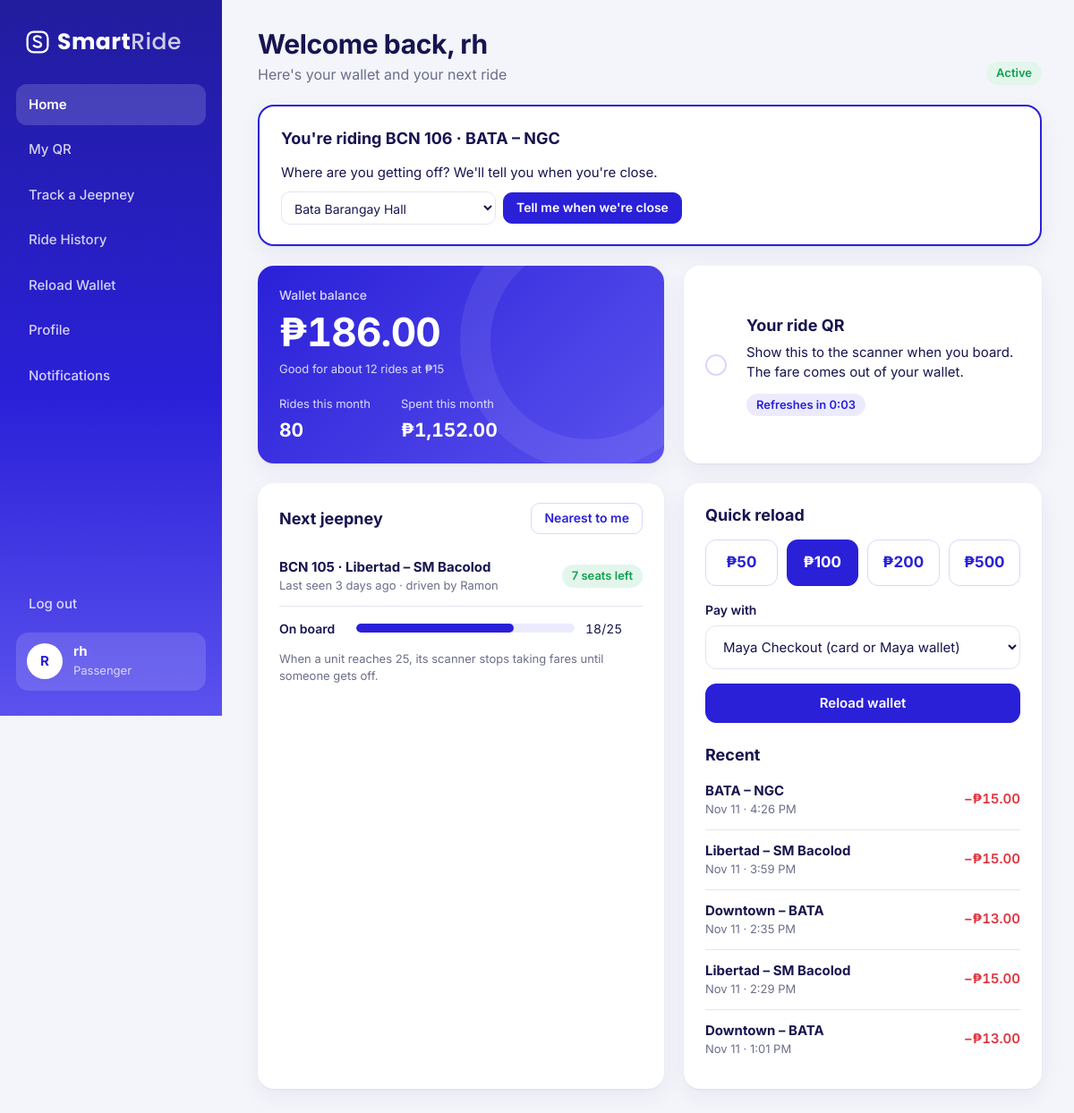
Before: /controllers/passenger_home.php (signed in) with the older database file.
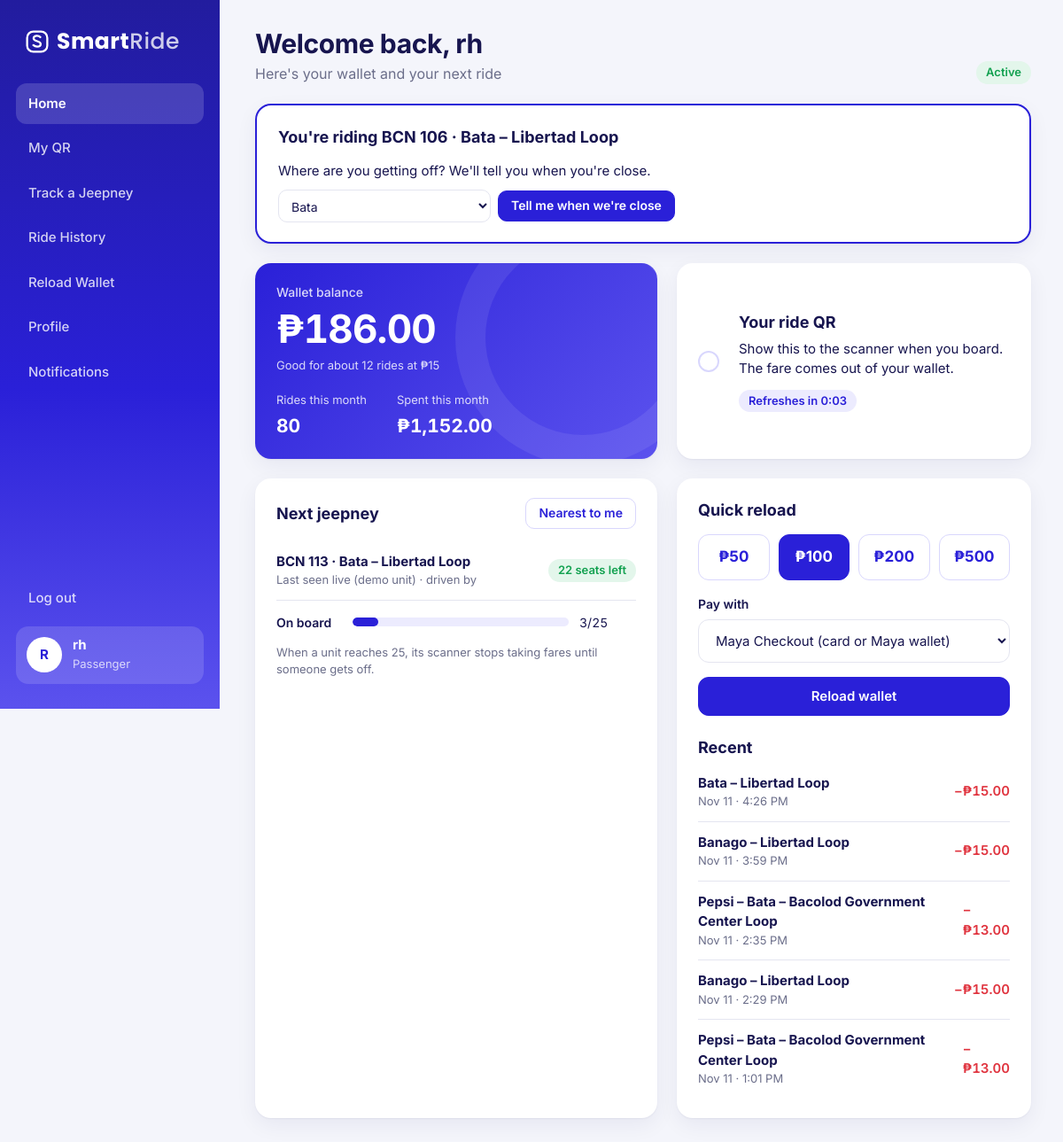
After: the same page with the newer database file.
### tables this page shows
CREATE TABLE wallets (
  wallet_id   INT UNSIGNED NOT NULL AUTO_INCREMENT,
  user_id     INT UNSIGNED NOT NULL,
  qr_token    CHAR(32) NOT NULL,
  balance     DECIMAL(10,2) NOT NULL DEFAULT 0,
  status      ENUM('active','frozen') NOT NULL DEFAULT 'active',
  updated_at  DATETIME NOT NULL,
  PRIMARY KEY (wallet_id),
  UNIQUE KEY uq_wallet_user (user_id),
  CONSTRAINT fk_wallets_user FOREIGN KEY (user_id) REFERENCES users (user_id)
);

CREATE TABLE fare_transactions (
  txn_id      INT UNSIGNED NOT NULL AUTO_INCREMENT,
  wallet_id   INT UNSIGNED NOT NULL,
  trip_id     INT UNSIGNED NOT NULL,
  amount      DECIMAL(6,2) NOT NULL,
  status      ENUM('paid','blocked_full','blocked_balance','blocked_frozen') NOT NULL,
  scanned_at  DATETIME NOT NULL,
  dest_stop_id    INT UNSIGNED NULL,               
  arrival_sent_at DATETIME NULL,                   
  PRIMARY KEY (txn_id),
  KEY idx_fares_wallet (wallet_id, scanned_at),
  KEY idx_fares_trip (trip_id),
  KEY idx_fares_time (scanned_at),
  CONSTRAINT fk_fares_wallet FOREIGN KEY (wallet_id) REFERENCES wallets (wallet_id),
  CONSTRAINT fk_fares_trip FOREIGN KEY (trip_id) REFERENCES trips (trip_id),
  CONSTRAINT fk_fares_stop FOREIGN KEY (dest_stop_id) REFERENCES route_stops (stop_id) ON DELETE SET NULL
);

CREATE TABLE jeepneys (
  unit_id      SMALLINT UNSIGNED NOT NULL AUTO_INCREMENT,
  operator_id  INT UNSIGNED NOT NULL,
  route_id     SMALLINT UNSIGNED NULL,              
  unit_code    VARCHAR(20) NOT NULL,
  plate_no     VARCHAR(20) NOT NULL,
  capacity     TINYINT UNSIGNED NOT NULL DEFAULT 25,
  status       ENUM('active','breakdown','offline') NOT NULL DEFAULT 'active',
  simulated    TINYINT(1) NOT NULL DEFAULT 0,       
  PRIMARY KEY (unit_id),
  UNIQUE KEY uq_unit_code (unit_code),
  KEY idx_units_route (route_id),
  CONSTRAINT fk_jeepneys_operator FOREIGN KEY (operator_id) REFERENCES users (user_id),
  CONSTRAINT fk_jeepneys_route FOREIGN KEY (route_id) REFERENCES routes (route_id) ON DELETE SET NULL
);

CREATE TABLE routes (
  route_id     SMALLINT UNSIGNED NOT NULL AUTO_INCREMENT,
  route_name   VARCHAR(100) NOT NULL,               
  short_name   VARCHAR(40) NOT NULL,                
  origin       VARCHAR(60) NOT NULL,
  destination  VARCHAR(60) NOT NULL,
  base_fare    DECIMAL(6,2) NOT NULL,
  color        CHAR(7) NOT NULL DEFAULT '#2A20D8',  
  PRIMARY KEY (route_id)
);

CREATE TABLE users (
  user_id        INT UNSIGNED NOT NULL AUTO_INCREMENT,
  role_id        TINYINT UNSIGNED NOT NULL,
  full_name      VARCHAR(100) NOT NULL,
  email          VARCHAR(100) NOT NULL,
  phone          VARCHAR(20) NOT NULL,
  username       VARCHAR(50) NOT NULL,
  password_hash  VARCHAR(255) NOT NULL,
  status         ENUM('active','inactive') NOT NULL DEFAULT 'active',
  sms_alerts     TINYINT(1) NOT NULL DEFAULT 0,    
  email_alerts   TINYINT(1) NOT NULL DEFAULT 0,    
  created_at     DATETIME NOT NULL,
  PRIMARY KEY (user_id),
  UNIQUE KEY uq_username (username),
  KEY fk_users_role (role_id),
  CONSTRAINT fk_users_role FOREIGN KEY (role_id) REFERENCES roles (role_id)
);

### views/passenger/home.php (the view, shortened to what the rows shown need)
<?php include '../views/partials/dashboard_top.php'; ?>
<?php page_head('Welcome back, ' . first_name($_SESSION['full_name']), "Here's your wallet and your next ride", pill($wallet['status'] === 'active' ? 'active' : 'frozen')); ?>
<?php if ($current_ride): ?>
<div class="card ride-card">
    <div class="head"><h3 style="margin:0"><?= icon('bus') ?> You're riding <?= e($current_ride['unit_code']) ?> · <?= e($current_ride['route_name']) ?></h3></div>
    <?php if ($current_ride['dest_name'] && $current_ride['arrival_sent_at']): ?>
        <p>You're almost at <b><?= e($current_ride['dest_name']) ?></b>. Get ready to get off.</p>
    <?php else: ?>
        <p>Where are you getting off? We'll tell you when you're close.</p>
    <?php endif; ?>
    <form class="inline-form" method="post" action="passenger_home.php" style="margin-top:10px;flex-wrap:wrap">
        <select class="input" id="stop_id" name="stop_id" style="min-width:240px">
            <?php foreach ($ride_stops as $stop): ?>
                <option value="<?= (int) $stop['stop_id'] ?>" <?= (int) $current_ride['dest_stop_id'] === (int) $stop['stop_id'] ? 'selected' : '' ?>><?= e($stop['name']) ?></option>
            <?php endforeach; ?>
        </select>
        <button class="btn sm" type="submit"><?= icon('pin') ?><?= $current_ride['dest_name'] ? 'Change drop-off' : 'Tell me when we\'re close' ?></button>
    </form>
</div>
<?php endif; ?>
<div class="row cols-main">
    <div class="card balance stat-card">
        <div class="label">Wallet balance</div>
        <div class="value"><?= peso($wallet['balance']) ?></div>
        <div class="sub">Good for about <?= (int) floor($wallet['balance'] / 15) ?> rides at ₱15</div>
        <div class="mini">
            <div><span class="sub">Rides this month</span><b class="num"><?= (int) $month['rides'] ?></b></div>
            <div><span class="sub">Spent this month</span><b class="num"><?= peso($month['spent']) ?></b></div>
        </div>
    </div>
</div>
<div class="row cols-main">
    <div class="card">
        <div class="head"><h3>Next jeepney</h3><a class="btn sm ghost" href="passenger_track.php?locate=1"><?= icon('locate') ?>Nearest to me</a></div>
        <?php if ($next): ?>
            <?php $load = min(100, round($next['onboard'] / max(1, $next['capacity']) * 100)); ?>
            <div class="list-row">
                <div class="who"><b><?= e($next['unit_code']) ?> · <?= e($next['route_name']) ?></b><span>Last seen <?= e($next['seen']) ?> · driven by <?= e(first_name($next['driver_name'])) ?></span></div>
                <?php if ($next['seats_left'] > 0): ?>
                    <span class="pill pill-green"><?= (int) $next['seats_left'] ?> seats left</span>
                <?php else: ?>
                    <span class="pill pill-amber">Full</span>
                <?php endif; ?>
            </div>
            <div class="bars" style="margin-top:14px">
                <div class="bar-row"><b>On board</b><div class="bar"><i class="<?= $next['seats_left'] == 0 ? 'full' : '' ?>" style="width:<?= $load ?>%"></i></div><span class="num"><?= (int) $next['onboard'] ?>/<?= (int) $next['capacity'] ?></span></div>
            </div>
            <p class="hint" style="margin-top:14px">When a unit reaches <?= (int) $next['capacity'] ?>, its scanner stops taking fares until someone gets off.</p>
        <?php else: ?>
            <p class="empty">No SmartRide units are on the road right now.</p>
        <?php endif; ?>
    </div>
    <div class="card">
        <?php foreach ($recent as $r): ?>
            <div class="list-row">
                <?php if ($r['status'] === 'reload'): ?>
                    <div class="who"><b><?= e($r['label']) ?></b><span><?= e(fmt_date($r['when'], 'M j · g:i A')) ?></span></div>
                    <span class="num amt-plus">+<?= peso($r['amount']) ?></span>
                <?php elseif ($r['status'] === 'paid'): ?>
                    <div class="who"><b><?= e($r['label']) ?></b><span><?= e(fmt_date($r['when'], 'M j · g:i A')) ?></span></div>
                    <span class="num amt-minus">−<?= peso($r['amount']) ?></span>
                <?php else: ?>
                    <div class="who"><b><?= e($r['label']) ?></b><span><?= e(fmt_date($r['when'], 'M j · g:i A')) ?> · <?= strip_tags(pill($r['status'])) ?></span></div>
                    <span class="num muted">₱0.00</span>
                <?php endif; ?>
            </div>
        <?php endforeach; ?>
    </div>
</div>
<?php include '../views/partials/dashboard_bottom.php'; ?>

### includes/functions.php (shortened to what the rows shown need)
<?php
function e($value)
{
    return htmlspecialchars((string) ($value ?? ''), ENT_QUOTES, 'UTF-8');
}
function peso($amount, $decimals = 2)
{
    return '₱' . number_format((float) $amount, $decimals);
}
function first_name($name)
{
    $parts = explode(' ', trim($name));
    return $parts[0] !== '' ? $parts[0] : $name;
}
function time_ago($datetime)
{
    if (!$datetime) {
        return 'never';
    }
    $diff = time() - strtotime($datetime);
    return floor($diff / 86400) . ' days ago';
}
function fmt_date($datetime, $format = 'M j, Y')
{
    return $datetime ? date($format, strtotime($datetime)) : '—';
}
function pill($status)
{
    $labels = [
        'paid'            => ['green', 'Paid'],
        'blocked_full'    => ['amber', 'Blocked · full'],
        'blocked_balance' => ['red', 'Blocked · low balance'],
        'blocked_frozen'  => ['red', 'Blocked · QR frozen'],
        'active'          => ['green', 'Active'],
        'breakdown'       => ['red', 'Breakdown'],
        'offline'         => ['gray', 'Offline'],
        'inactive'        => ['gray', 'Deactivated'],
        'frozen'          => ['red', 'Frozen'],
        'on_trip'         => ['green', 'On a trip'],
        'parked'          => ['brand', 'Parked'],
        'reload'          => ['brand', 'Reload'],
    ];
    $tone = 'gray';
    $label = ucfirst($status);
    if (isset($labels[$status])) {
        $tone = $labels[$status][0];
        $label = $labels[$status][1];
    }
    return '<span class="pill pill-' . $tone . '">' . e($label) . '</span>';
}
function page_head($heading, $sub = '', $tools = '')
{
    echo '<div class="page-head">';
    echo '<div style="display:flex;gap:14px;align-items:center;min-width:0">';
    echo '<div style="min-width:0"><h1>' . e($heading) . '</h1>';
    echo '</div></div>';
    if ($tools !== '') {
        echo '<div class="tools">' . $tools . '</div>';
    }
    echo '</div>';
}

Changed rows visible on the page:
no longer on this page (row edited): jeepneys: unit_code "BCN 105", capacity "25"
no longer on this page (row edited): routes: route_name "Libertad – SM Bacolod"
no longer on this page (row unchanged): users: full_name "Ramon"
changed through a linked row, fare_transactions "Nov 11 · 4:26 PM": routes.route_name "BATA – NGC" → "Bata – Libertad Loop"
added jeepneys: unit_code "BCN 113", capacity "25"
now on this page (row edited): routes: route_name "Bata – Libertad Loop"
changed through a linked row, fare_transactions "Nov 11 · 3:59 PM": routes.route_name "Libertad – SM Bacolod" → "Banago – Libertad Loop"
changed through a linked row, fare_transactions "Nov 11 · 2:35 PM": routes.route_name "Downtown – BATA" → "Pepsi – Bata – Bacolod Government Center Loop"
changed through a linked row, fare_transactions "Nov 11 · 2:29 PM": routes.route_name "Libertad – SM Bacolod" → "Banago – Libertad Loop"
changed through a linked row, fare_transactions "Nov 11 · 1:01 PM": routes.route_name "Downtown – BATA" → "Pepsi – Bata – Bacolod Government Center Loop"
Other visible differences:
form field stop_id: "Bata Barangay Hall" → "Bata"
$next['seen']: "3 days ago" → "live (demo unit)"
$next['seats_left']: "7" → "22"
$load: 72 → 12 (drawn)
$next['onboard']: "18" → "3"
